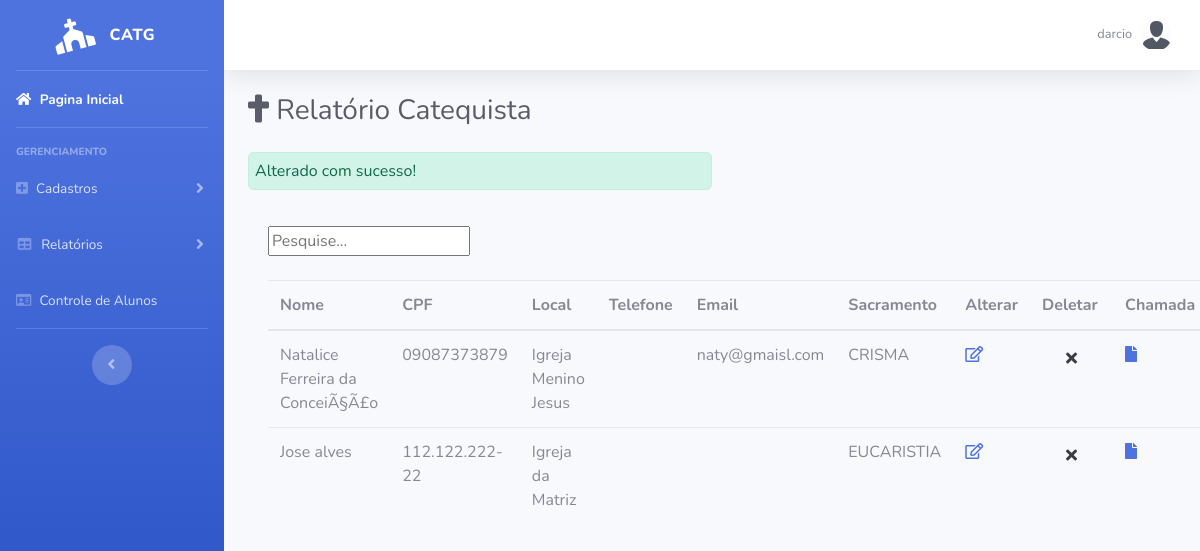
Page /relatorio_catequista.php?res=sucesso (signed in) on the committed database.
### tables this page shows
CREATE TABLE `catequista` (
  `idCatequista` int(11) NOT NULL,
  `nomeC` varchar(100) NOT NULL,
  `cpf` varchar(15) NOT NULL,
  `local` varchar(50) NOT NULL,
  `telefone` varchar(15) DEFAULT NULL,
  `email` varchar(100) DEFAULT NULL,
  `idSacramento` int(11) NOT NULL
);

CREATE TABLE `sacramento` (
  `idSacramento` int(11) NOT NULL,
  `descricao` varchar(100) NOT NULL
);

### model/CatequistaDAO.php (called while the page is built, shortened)
<?php
class CatequistaDAO
{
	public function listar_Catequista($conn){
		$result = $conn -> query("SELECT * FROM catequista INNER JOIN sacramento ON catequista.idSacramento = sacramento.idSacramento");
		return $result;
	}
}
?>

### relatorio_catequista.php (the view, shortened to what this page needs)
<!DOCTYPE html>
<html lang="pt-br">
<head>
  <link href="vendor/fontawesome-free/css/all.min.css" rel="stylesheet" type="text/css">
  <link href="css/sb-admin-2.min.css" rel="stylesheet">
</head>
<body id="page-top">
<?php
if(isset($_SESSION['nome']) && isset($_SESSION['senha']) && $_SESSION['codLog']==1)
{ ?>
  <div id="wrapper">
    <ul class="navbar-nav bg-gradient-primary sidebar sidebar-dark accordion" id="accordionSidebar">
      <a class="sidebar-brand d-flex align-items-center justify-content-center" href="index.php">
        <div class="sidebar-brand-icon rotate-n-15">
           <i class="fas fa-church"></i>
        </div>
        <div class="sidebar-brand-text mx-3">CatG</div>
      </a>
      <hr class="sidebar-divider my-0">
      <li class="nav-item active">
        <a class="nav-link" href="index.php">
          <i class="fa fa-home"></i>
          <span>Pagina Inicial</span></a>
      </li>
      <hr class="sidebar-divider">
      <div class="sidebar-heading">
        Gerenciamento
      </div>
      <li class="nav-item">
        <a class="nav-link collapsed" href="#" data-toggle="collapse" data-target="#collapseTwo" aria-expanded="true" aria-controls="collapseTwo">
          <i class="fa fa-plus-square"></i>
          <span>Cadastros</span>
        </a>
      </li>
      <li class="nav-item">
        <a class="nav-link collapsed" href="#" data-toggle="collapse" data-target="#collapseUtilities" aria-expanded="true" aria-controls="collapseUtilities">
          <i class="fas fa-fw fa-table"></i>
          <span>Relatórios</span>
        </a>
      </li>
      <li class="nav-item">
        <a class="nav-link" href="controle_aluno.php">
           <i class="far fa-id-card"></i>
          <span>Controle de Alunos</span></a>
      </li>
      <hr class="sidebar-divider d-none d-md-block">
      <div class="text-center d-none d-md-inline">
        <button class="rounded-circle border-0" id="sidebarToggle"></button>
      </div>
    </ul>
    <div id="content-wrapper" class="d-flex flex-column">
      <div id="content">
        <nav class="navbar navbar-expand navbar-light bg-white topbar mb-4 static-top shadow">
          <ul class="navbar-nav ml-auto">
            <li class="nav-item dropdown no-arrow">
              <a class="nav-link dropdown-toggle" href="#" id="userDropdown" role="button" data-toggle="dropdown" aria-haspopup="true" aria-expanded="false">
                <span class="mr-2 d-none d-lg-inline text-gray-600 small"><?php echo $_SESSION['nome']; ?></span>
                 <img class="img-profile rounded-circle" src="./img/login.png">
              </a>
            </li>
          </ul>
        </nav>
        <div class="container-fluid">
          <div class="d-sm-flex align-items-center justify-content-between mb-4">
            <h1 class="h3 mb-0 text-gray-800"> <i class="fas fa-cross"></i>   Relatório Catequista</h1>
          </div>
             <?php
                  if(isset($_GET['res'])){
                    $s = $_GET['res'];
                  if($s=='sucesso'){
                    echo '<div style="width: 50%;  padding: 6px;" class="alert alert-success" role="alert">
                           Alterado com sucesso!
                       </div>';
                  }
                          }
                  else{
                  $s = "";
                   }
               ?>
               <div class="card-body">
              <div class="">
                <input id="myInput" onkeyup="searchTable()" type="text" placeholder="Pesquise...">
               <br>
               <br>
                <table class="table" id="dataTable" width="100%" cellspacing="0">
                  <thead>
                    <tr>
                      <th width=400>Nome</th>
                      <th>CPF</th>
                      <th>Local</th>
                      <th>Telefone</th>
                      <th>Email</th>
                      <th>Sacramento</th>
                      <th>Alterar</th>
                      <th>Deletar</th>
                      <th>Chamada</th>
                    </tr>
                  </thead>
                   <tbody id="myTable">
  <?php
    require_once './model/conexao.php';
    require_once './model/CatequistaDAO.php';
    $sa = new CatequistaDAO();
    $result = $sa -> listar_Catequista($conn);
    if ($result) {
        while($row = $result->fetch(PDO::FETCH_OBJ)){
          echo '<tr>';
          echo  '<td >'.$row -> nomeC . '</td>'.
              '<td>'. $row -> cpf . '</td>'.
              '<td>'. $row -> local. '</td>'.
              '<td>'. $row -> telefone. '</td>'.
              '<td>'. $row -> email. '</td>'.
              '<td>'. $row -> descricao. '</td>
              <td> <a href="form_up_catequista.php?id='.
               $row -> idCatequista.'&idSacramento='.$row-> idSacramento.'"><i class=" far fa-edit"></i></a>'.'</td>
              <td><a value="id'.
               $row -> idCatequista.'"><a href="deletar_catequista.php?id='.$row -> idCatequista.'"><button class="dropdown-item" onclick=" return confirm('."'Deseja deletar o registo?'".')"><i class="fa fa-times"></i></button></a></td>
               <td> <a target="_blank" href="ImprimirChamada.php?id='.
               $row -> idCatequista.'&nomeC='.$row -> nomeC.'&descricao='. $row -> descricao.'&local='. $row -> local.'"><i class=" fa fa-file"></i></a>'.'</td>
               ';
        echo '</tr>';
        }
      }
?>
                   </tbody>
                </table>
              </div>
            </div>
            </div>
          </div>
        </div>
     </div>
<?php
}else{
  header("Location:login.html");
} ?>
</body>
</html>

### rows in the picture
catequista: nomeC "Natalice Ferreira da ConceiÃ§Ã£o", cpf "09087373879", local "Igreja Menino Jesus", email "naty@gmaisl.com", idSacramento.descricao "CRISMA"
catequista: nomeC "Jose alves", cpf "112.122.222-22", local "Igreja da Matriz", idSacramento.descricao "EUCARISTIA"

### other values in the picture
$_SESSION['nome'] "darcio"
